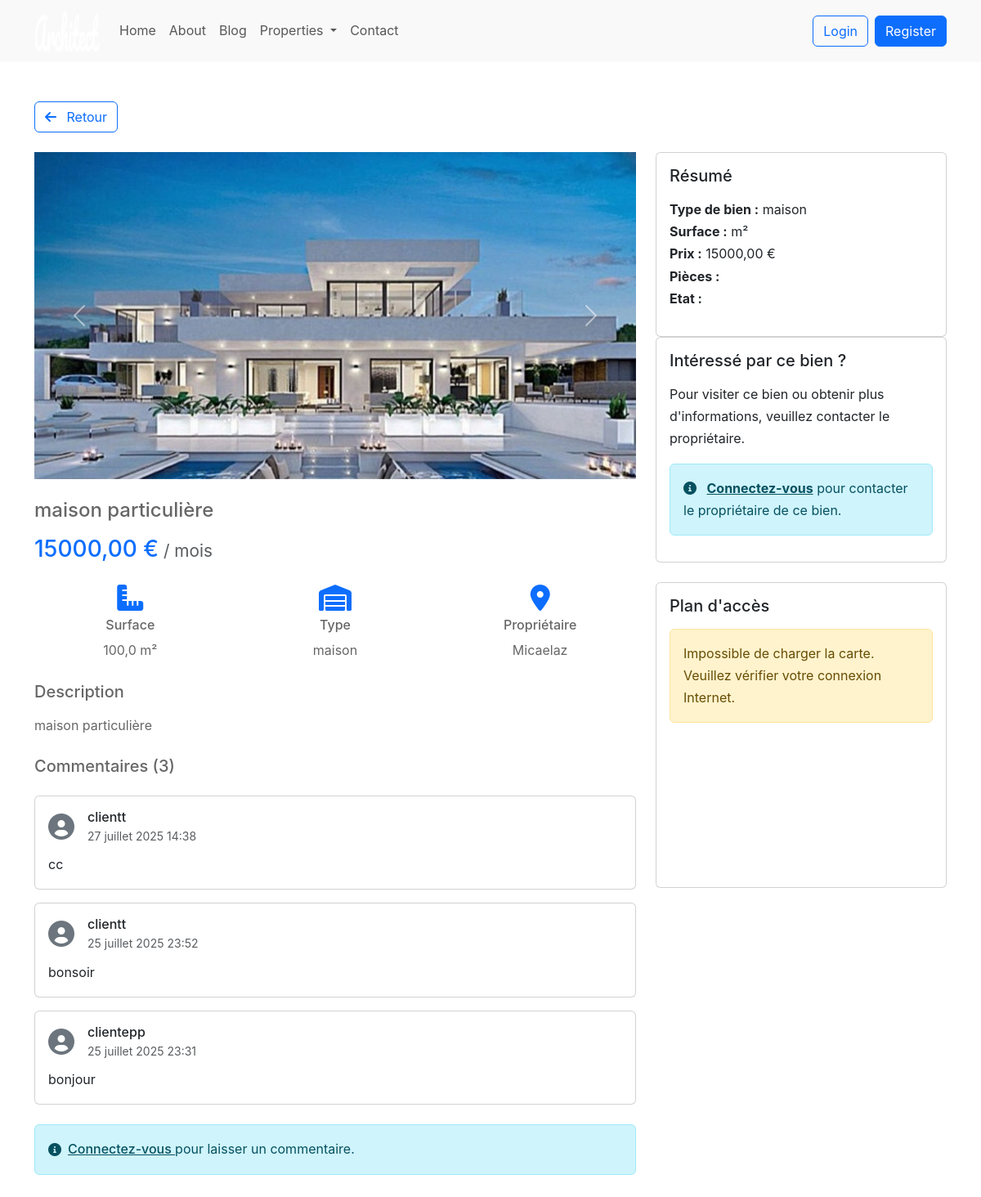
The app's page /comptes/detail-bien/1/ with its own data.
### comptes/models.py (models this page shows, shortened)
class BienImmobilier(models.Model):
    TYPE_CHOICES = [
        ('Maison', 'Maison'),
        ('Appartement', 'Appartement'),
        ('Terrain', 'Terrain'),
    ]
    date_creation = models.DateTimeField(default=timezone.now, verbose_name="Date de création")
    type_bien = models.CharField(max_length=20, choices=TYPE_CHOICES)
    superficie = models.FloatField(
        validators=[validate_superficie],
        help_text="Superficie en m²"
    )
    description = models.TextField(
        blank=True,
        max_length=2000,
        help_text="Description détaillée du bien (max 2000 caractères)"
    )
    prix = models.DecimalField(
        max_digits=10,
        decimal_places=2,
        validators=[validate_prix],
        help_text="Prix en euros"
    )
    proprietaire = models.ForeignKey(
        Utilisateur,
        on_delete=models.CASCADE,
        limit_choices_to={'profession': 'proprietaire'},
        help_text="Chaque bien doit avoir un propriétaire.",
        null=True,
        blank=True
    )
    image = models.ImageField(
        upload_to='biens/',
        null=True,
        blank=True,
        validators=[validate_file_size, validate_file_type],
        help_text="Image du bien (JPG, PNG, WEBP, max 10MB)"
    )
    def __str__(self):
        return f"{self.id}: {self.type_bien} - {self.superficie}m² - {self.prix}€ - Prop: {self.proprietaire_id if self.proprietaire else 'Aucun'}"

class Utilisateur(AbstractUser):
    PROFESSION_CHOICES = [
        ('client', 'Client'),
        ('agent', 'Agent Immobilier'),
        ('proprietaire', 'Propriétaire'),
    ]
    profession = models.CharField(max_length=20, choices=PROFESSION_CHOICES, null=True, blank=True)
    def __str__(self):
        return f"{self.username} ({self.profession})"

class Commentaire(models.Model):
    bien = models.ForeignKey(BienImmobilier, on_delete=models.CASCADE, related_name='commentaires')
    auteur = models.ForeignKey(Utilisateur, on_delete=models.CASCADE, related_name='commentaires')
    parent = models.ForeignKey('self', on_delete=models.CASCADE, null=True, blank=True, related_name='reponses')
    contenu = models.TextField()
    date_creation = models.DateTimeField(auto_now_add=True)
    date_modification = models.DateTimeField(auto_now=True)
    lu = models.BooleanField(default=False)
    class Meta:
        ordering = ['-date_creation']
        verbose_name = 'Commentaire'
        verbose_name_plural = 'Commentaires'

### comptes/views.py (the view)
# urls.py: path('detail-bien/<int:pk>/', views.detail_bien, name='detail_bien'),
def detail_bien(request, pk):
    print(f"\n=== DEBUT VUE DETAIL_BIEN ===")
    print(f"ID du bien demandé: {pk}")
    bien = get_object_or_404(BienImmobilier, pk=pk)
    print(f"Bien récupéré - ID: {bien.id}, Type: {bien.type_bien}, Description: {bien.description}")
    print(f"Propriétaire: {bien.proprietaire} (ID: {bien.proprietaire_id if bien.proprietaire else 'Aucun'})")
    image_url = get_default_image_url()
    if hasattr(bien, 'image') and bien.image:
        try:
            if bien.image.url:
                image_url = bien.image.url
                print(f"Image trouvée: {image_url}")
        except ValueError:
            print("Avertissement: L'image référencée n'existe pas sur le système de fichiers")
    else:
        print("Aucune image associée à ce bien")
    details = None
    if hasattr(bien, 'maison'):
        details = bien.maison
        print(f"Détails spécifiques: Maison - {details}")
    elif hasattr(bien, 'appartement'):
        details = bien.appartement
        print(f"Détails spécifiques: Appartement - {details}")
    elif hasattr(bien, 'terrain'):
        details = bien.terrain
        print(f"Détails spécifiques: Terrain - {details}")
    else:
        print("Aucun détail spécifique trouvé pour ce type de bien")
    context = {
        'bien': bien,
        'image_url': image_url,
        'details': details,
        'has_image': hasattr(bien, 'image') and bool(bien.image)
    }
    print(f"=== FIN VUE DETAIL_BIEN ===\n")
    return render(request, 'comptes/detail_bien.html', context)

### comptes/models.py (called while the page is built)
    def __str__(self):
        return f"Maison {self.bien}"

### comptes/views.py (called while the page is built)
def get_default_image_url():
    return '/static/images/default-property.jpg'

### comptes/templates/comptes/detail_bien.html (shortened to what this page needs)
{% extends 'base.html' %}
{% load static %}
{% block content %}
<section class="detail-bien-section py-5">
    <div class="container">
        <div class="mb-4">
            <button onclick="window.history.back()" class="btn btn-outline-primary">
                <i class="fas fa-arrow-left me-2"></i> Retour
            </button>
        </div>
        <div class="row">
            <div class="col-lg-8">
                <div class="property-gallery mb-4">
                    <div id="propertyCarousel" class="carousel slide" data-bs-ride="carousel">
                        <div class="carousel-inner">
                            {% if has_image %}
                                <div class="carousel-item active">
                                    <img src="{{ image_url }}" class="d-block w-100" alt="{{ bien.description }}" style="height: 400px; object-fit: cover;">
                                </div>
                            {% endif %}
                        </div>
                        <button class="carousel-control-prev" type="button" data-bs-target="#propertyCarousel" data-bs-slide="prev">
                            <span class="carousel-control-prev-icon" aria-hidden="true"></span>
                        </button>
                        <button class="carousel-control-next" type="button" data-bs-target="#propertyCarousel" data-bs-slide="next">
                            <span class="carousel-control-next-icon" aria-hidden="true"></span>
                        </button>
                    </div>
                </div>
                <div class="property-details mb-4">
                    <h2 class="h4 mb-3">{{ bien.description }}</h2>
                    <div class="property-price mb-4">
                        <span class="h3 text-primary">{{ bien.prix }} €</span>
                        <span class="text-muted">/ mois</span>
                    </div>
                    <div class="property-features mb-4">
                        <div class="row g-3">
                            <div class="col-md-4">
                                <div class="feature-item text-center">
                                    <i class="fas fa-ruler-combined fa-2x mb-2 text-primary"></i>
                                    <h4 class="h6">Surface</h4>
                                    <p class="mb-0">{{ bien.superficie }} m²</p>
                                </div>
                            </div>
                            <div class="col-md-4">
                                <div class="feature-item text-center">
                                    <i class="fas fa-warehouse fa-2x mb-2 text-primary"></i>
                                    <h4 class="h6">Type</h4>
                                    <p class="mb-0">{{ bien.get_type_bien_display }}</p>
                                </div>
                            </div>
                            <div class="col-md-4">
                                <div class="feature-item text-center">
                                    <i class="fas fa-map-marker-alt fa-2x mb-2 text-primary"></i>
                                    <h4 class="h6">Propriétaire</h4>
                                    <p class="mb-0">{{ bien.proprietaire.get_full_name|default:bien.proprietaire.username }}</p>
                                </div>
                            </div>
                        </div>
                    </div>
                    <div class="description mb-4">
                        <h3 class="h5 mb-3">Description</h3>
                        <p>{{ bien.description|linebreaksbr }}</p>
                    </div>
                    <div class="comments-section mb-5">
                        <h3 class="h5 mb-4">Commentaires ({{ bien.commentaires.count }})</h3>
                        <div class="mb-4">
                            {% if bien.commentaires.all %}
                                {% for commentaire in bien.commentaires.all %}
                                <div class="card mb-3">
                                    <div class="card-body">
                                        <div class="d-flex justify-content-between align-items-center mb-2">
                                            <div class="d-flex align-items-center">
                                                <div class="me-3">
                                                    <i class="fas fa-user-circle fa-2x text-secondary"></i>
                                                </div>
                                                <div>
                                                    <h6 class="mb-0">{{ commentaire.auteur.get_full_name|default:commentaire.auteur.username }}</h6>
                                                    <small class="text-muted">{{ commentaire.date_creation|date:"d F Y H:i" }}</small>
                                                </div>
                                            </div>
                                        </div>
                                        <p class="mb-0">{{ commentaire.contenu|linebreaksbr }}</p>
                                    </div>
                                </div>
                                {% endfor %}
                            {% else %}
                                <p class="text-muted">Aucun commentaire pour le moment. Soyez le premier à laisser un avis !</p>
                            {% endif %}
                        </div>
                        {% if user.is_authenticated %}
                        <div class="card shadow-sm mb-4">
                            <div class="card-body p-4">
                                <h4 class="h5 mb-4 text-primary">Laisser un commentaire</h4>
                                <form method="post" action="{% url 'comptes:ajouter_commentaire' bien.id %}" class="comment-form">
                                    {% csrf_token %}
                                    <div class="mb-3">
                                        <label for="id_contenu" class="form-label fw-medium">Votre message</label>
                                        <textarea name="contenu" id="id_contenu" class="form-control" rows="4"
                                                  placeholder="Partagez votre avis sur ce bien..." required></textarea>
                                    </div>
                                    <div class="d-flex justify-content-end">
                                        <button type="submit" class="btn btn-primary px-4">
                                            <i class="fas fa-paper-plane me-2"></i>Publier
                                        </button>
                                    </div>
                                </form>
                            </div>
                        </div>
                        {% else %}
                        <div class="alert alert-info d-flex align-items-center">
                            <i class="fas fa-info-circle me-2"></i>
                            <div>
                                <a href="{% url 'comptes:login' %}?next={% url 'comptes:detail_bien' bien.id %}" class="alert-link fw-medium">
                                    Connectez-vous
                                </a> pour laisser un commentaire.
                            </div>
                        </div>
                        {% endif %}
                    </div>
                </div>
            </div>
            <div class="col-lg-4">
                <div class="card sticky-top" style="top: 20px;">
                        <div class="card-body">
                            <h3 class="h5 mb-3">Résumé</h3>
                            <ul class="list-unstyled">
                                <li><strong>Type de bien :</strong> {{ bien.type_bien }}</li>
                                <li><strong>Surface :</strong> {{ bien.surface }} m²</li>
                                <li><strong>Prix :</strong> {{ bien.prix }} €</li>
                                <li><strong>Pièces :</strong> {{ bien.nombre_pieces }}</li>
                                <li><strong>Etat :</strong> {{ bien.etat }}</li>
                            </ul>
                        </div>
                    </div>
                    <div class="card mb-4">
                        <div class="card-body">
                            <h3 class="h5 mb-3">Intéressé par ce bien ?</h3>
                            <p class="mb-3">Pour visiter ce bien ou obtenir plus d'informations, veuillez contacter le propriétaire.</p>
                            {% if user.is_authenticated %}
                                <a href="{% url 'comptes:contacter_proprietaire' bien.id %}" class="btn btn-primary w-100">
                                    <i class="fas fa-envelope me-2"></i>Contacter le propriétaire
                                </a>
                            {% else %}
                                <div class="alert alert-info">
                                    <i class="fas fa-info-circle me-2"></i>
                                    <a href="{% url 'comptes:login' %}?next={% url 'comptes:detail_bien' bien.id %}" class="alert-link">Connectez-vous</a>
                                    pour contacter le propriétaire de ce bien.
                                </div>
                            {% endif %}
                        </div>
                    </div>
                    <div class="card">
                        <div class="card-body">
                            <h3 class="h5 mb-3">Plan d'accès</h3>
                            <div id="map" style="height: 300px;"></div>
                        </div>
                </div>
            </div>
        </div>
    </div>
</section>
{% endblock %}

### Utilisateur/static/css/style.css (style rules this page uses)
body { line-height: 1.7; color: rgba(0, 0, 0, 0.6); font-weight: 400; font-size: 1rem; font-family: "Roboto Mono", SFMono-Regular, Menlo, Monaco, Consolas, "Liberation Mono", "Courier New", monospace; font-family: "Nunito Sans", -apple-system, BlinkMacSystemFont, "Segoe UI", Roboto, "Helvetica Neue", Arial, sans-serif, "Apple Color Emoji", "Segoe UI Emoji", "Segoe UI Symbol", "Noto Color Emoji"; }
a { -webkit-transition: .3s all ease; -o-transition: .3s all ease; transition: .3s all ease; }
.btn { position: relative; top: 0; }
.property-price { font-size: 1.3rem; }

### records on screen
BienImmobilier: description "maison particulière", prix "15000,00", superficie "100,0", type_bien "maison", proprietaire.get_full_name "Micaelaz", commentaires.count "3"
Commentaire: auteur.get_full_name "clientt", date_creation "27 juillet 2025 14:38", contenu "cc"
Commentaire: auteur.get_full_name "clientt", date_creation "25 juillet 2025 23:52", contenu "bonsoir"
Commentaire: auteur.get_full_name "clientepp", date_creation "25 juillet 2025 23:31", contenu "bonjour"
